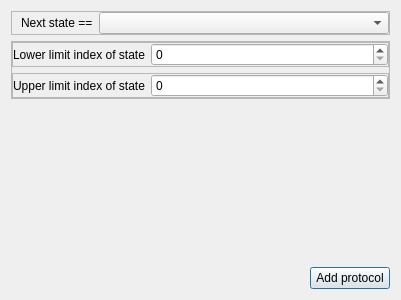
<?xml version="1.0" encoding="UTF-8"?>
<ui version="4.0">
 <class>Dialog</class>
 <widget class="QDialog" name="Dialog">
  <property name="geometry">
   <rect>
    <x>0</x>
    <y>0</y>
    <width>400</width>
    <height>300</height>
   </rect>
  </property>
  <property name="windowTitle">
   <string>Dialog</string>
  </property>
  <layout class="QVBoxLayout" name="verticalLayout">
   <item>
    <widget class="QFrame" name="frame_2">
     <property name="sizePolicy">
      <sizepolicy hsizetype="Expanding" vsizetype="Fixed">
       <horstretch>0</horstretch>
       <verstretch>0</verstretch>
      </sizepolicy>
     </property>
     <property name="frameShape">
      <enum>QFrame::Shape::StyledPanel</enum>
     </property>
     <property name="frameShadow">
      <enum>QFrame::Shadow::Raised</enum>
     </property>
     <layout class="QHBoxLayout" name="horizontalLayout_2" stretch="0,10">
      <property name="topMargin">
       <number>0</number>
      </property>
      <property name="rightMargin">
       <number>0</number>
      </property>
      <property name="bottomMargin">
       <number>0</number>
      </property>
      <item>
       <widget class="QLabel" name="label_2">
        <property name="text">
         <string>Next state ==</string>
        </property>
       </widget>
      </item>
      <item>
       <widget class="QComboBox" name="comboBox_2"/>
      </item>
     </layout>
    </widget>
   </item>
   <item>
    <widget class="QFrame" name="frame">
     <property name="sizePolicy">
      <sizepolicy hsizetype="Expanding" vsizetype="Fixed">
       <horstretch>0</horstretch>
       <verstretch>0</verstretch>
      </sizepolicy>
     </property>
     <property name="frameShape">
      <enum>QFrame::Shape::StyledPanel</enum>
     </property>
     <property name="frameShadow">
      <enum>QFrame::Shadow::Raised</enum>
     </property>
     <layout class="QVBoxLayout" name="verticalLayout_2">
      <property name="leftMargin">
       <number>0</number>
      </property>
      <property name="topMargin">
       <number>0</number>
      </property>
      <property name="rightMargin">
       <number>0</number>
      </property>
      <property name="bottomMargin">
       <number>0</number>
      </property>
      <item>
       <widget class="QFrame" name="frame_41">
        <property name="sizePolicy">
         <sizepolicy hsizetype="Expanding" vsizetype="Fixed">
          <horstretch>0</horstretch>
          <verstretch>0</verstretch>
         </sizepolicy>
        </property>
        <property name="frameShape">
         <enum>QFrame::Shape::StyledPanel</enum>
        </property>
        <property name="frameShadow">
         <enum>QFrame::Shadow::Raised</enum>
        </property>
        <layout class="QHBoxLayout" name="horizontalLayout_57" stretch="0,10">
         <property name="leftMargin">
          <number>0</number>
         </property>
         <property name="topMargin">
          <number>0</number>
         </property>
         <property name="rightMargin">
          <number>0</number>
         </property>
         <property name="bottomMargin">
          <number>0</number>
         </property>
         <item>
          <widget class="QLabel" name="label_5">
           <property name="text">
            <string>Lower limit index of state</string>
           </property>
          </widget>
         </item>
         <item>
          <widget class="QSpinBox" name="spinBox_2"/>
         </item>
        </layout>
       </widget>
      </item>
      <item>
       <widget class="QFrame" name="frame_40">
        <property name="sizePolicy">
         <sizepolicy hsizetype="Expanding" vsizetype="Fixed">
          <horstretch>0</horstretch>
          <verstretch>0</verstretch>
         </sizepolicy>
        </property>
        <property name="frameShape">
         <enum>QFrame::Shape::StyledPanel</enum>
        </property>
        <property name="frameShadow">
         <enum>QFrame::Shadow::Raised</enum>
        </property>
        <layout class="QHBoxLayout" name="horizontalLayout_55" stretch="0,10">
         <property name="leftMargin">
          <number>0</number>
         </property>
         <property name="topMargin">
          <number>0</number>
         </property>
         <property name="rightMargin">
          <number>0</number>
         </property>
         <property name="bottomMargin">
          <number>0</number>
         </property>
         <item>
          <widget class="QLabel" name="label_3">
           <property name="text">
            <string>Upper limit index of state</string>
           </property>
          </widget>
         </item>
         <item>
          <widget class="QSpinBox" name="spinBox"/>
         </item>
        </layout>
       </widget>
      </item>
     </layout>
    </widget>
   </item>
   <item>
    <spacer name="verticalSpacer">
     <property name="orientation">
      <enum>Qt::Orientation::Vertical</enum>
     </property>
     <property name="sizeHint" stdset="0">
      <size>
       <width>379</width>
       <height>189</height>
      </size>
     </property>
    </spacer>
   </item>
   <item alignment="Qt::AlignmentFlag::AlignRight">
    <widget class="QPushButton" name="pushButton">
     <property name="text">
      <string>Add protocol</string>
     </property>
    </widget>
   </item>
  </layout>
 </widget>
 <resources/>
 <connections/>
</ui>
